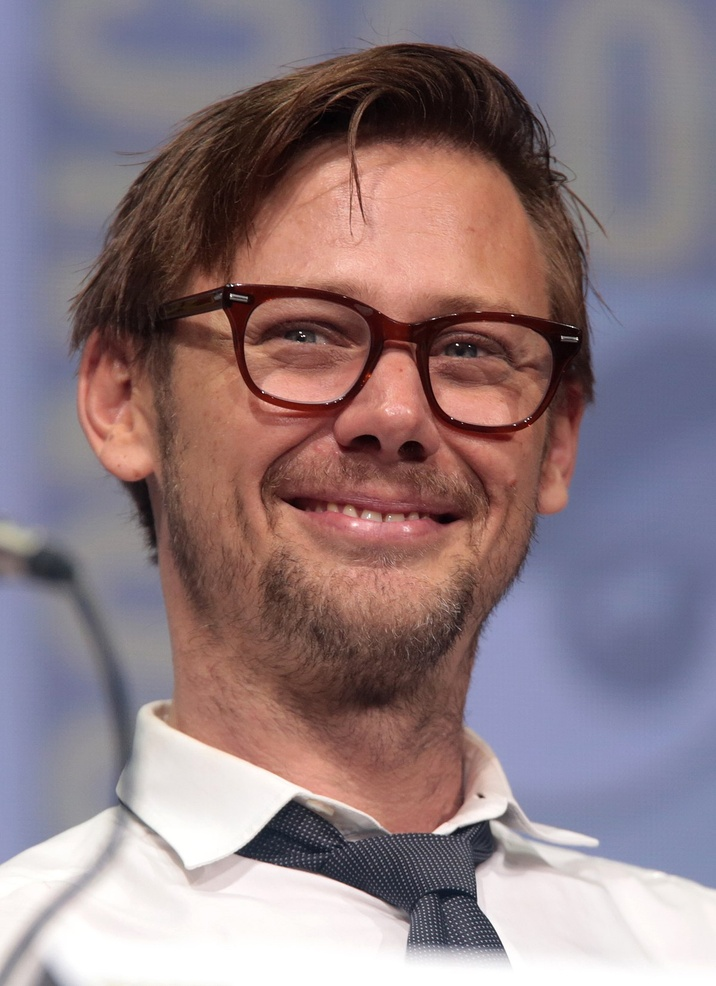
#> input picture data/person_image.jpg, 716 x 986 px, shrunk from 1200 x 1652 before the run
$ jupyter execute translation.ipynb
#> lines starting #> are read from the running program, lines starting #| are printed output that depends on the picture
[cell 1]
import cv2
import numpy as np
from matplotlib import pyplot as plt

[cell 2]
def displayImage(image, title):
    plt.imshow(image)
    plt.title(title)
    plt.show()

[cell 3]
#load image from disk
image = cv2.imread("./data/person_image.jpg")
#> image is the input picture: shape (986, 716, 3); mean B, G, R 128.7, 123.8, 142.7
displayImage(image, "original")

[cell 4]
#define translation matrix
# M = [1 0 tx
#.     0 1 ty ]
M = np.float32([[1, 0, -125], [0, 1, -250]])
shifted = cv2.warpAffine(image, M, (image.shape[1], image.shape[0]))
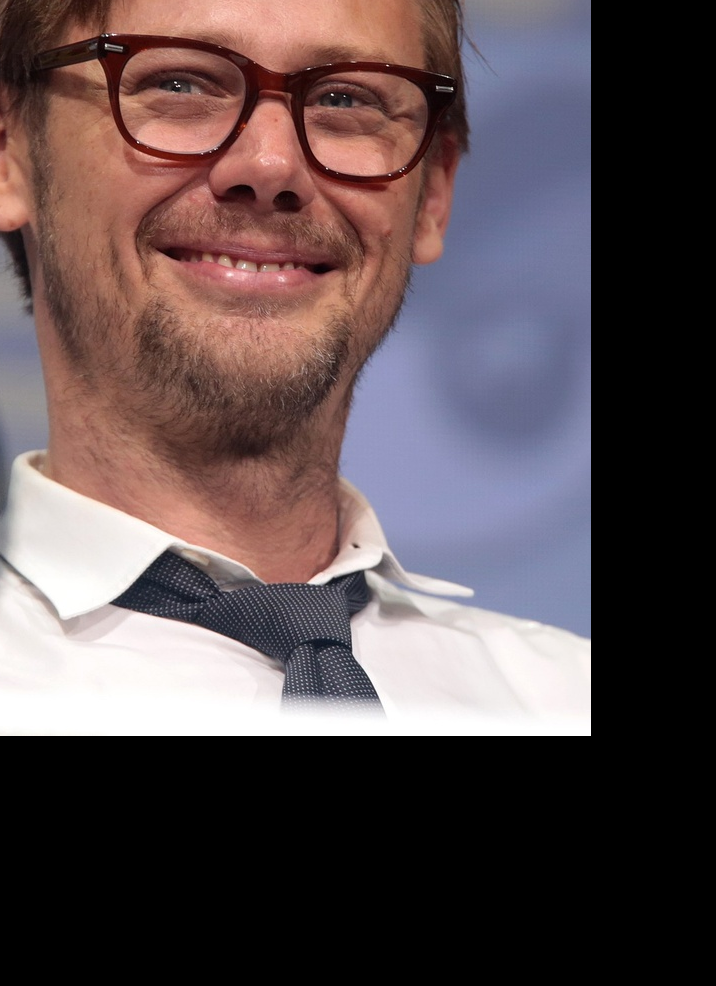
#> shifted: shape (986, 716, 3); mean B, G, R 80.5, 78.3, 92.9
displayImage(shifted, "shifted")


$ run again, with data/gg2.jpg copied over data/person_image.jpg
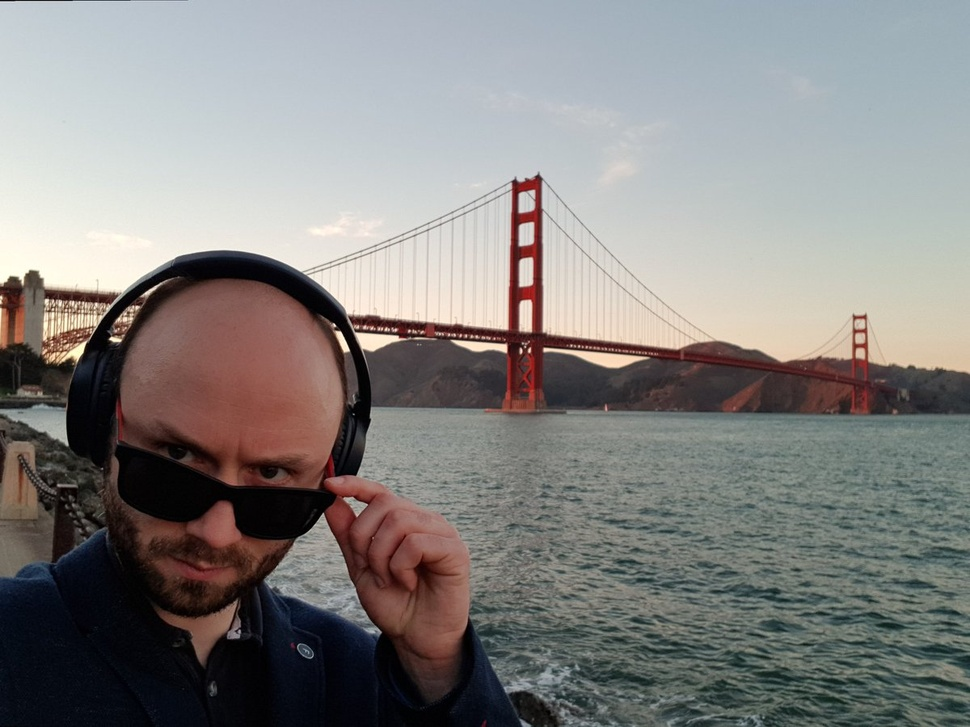
#> input picture data/gg2.jpg, 970 x 727 px, shrunk from 1200 x 900 before the run
#> image is the input picture: shape (727, 970, 3); mean B, G, R 129, 130.8, 132.8
#> `shifted = cv2.warpAffine(image, M, (image.shape[1], image.shape[0]))`:
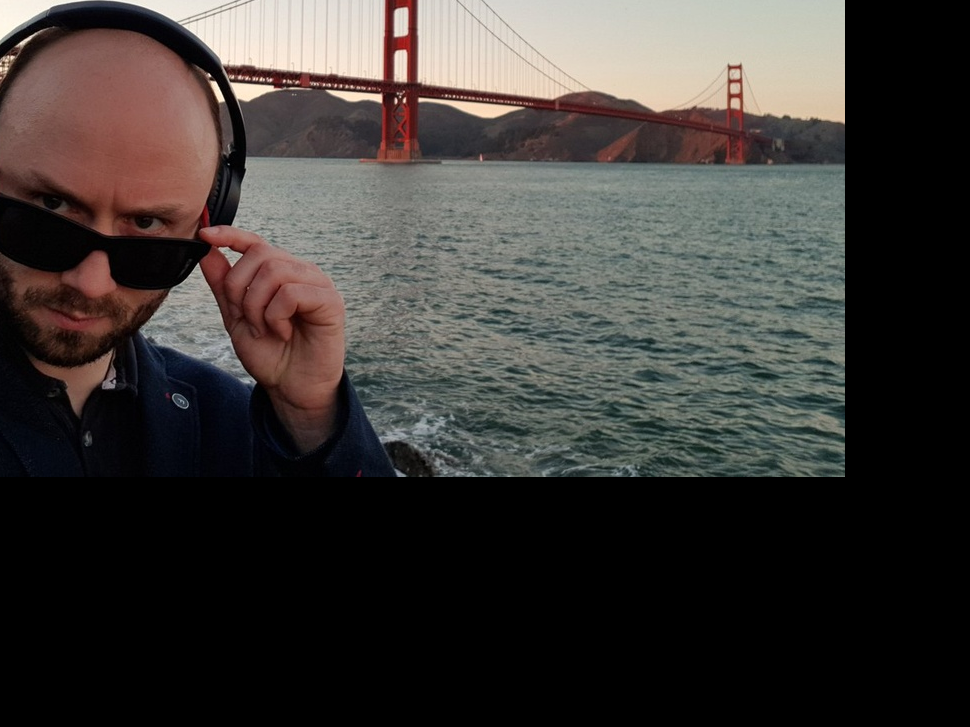
#> shifted: shape (727, 970, 3); mean B, G, R 54.7, 57.5, 61.7

$ run again, with data/nature_image.jpg copied over data/person_image.jpg
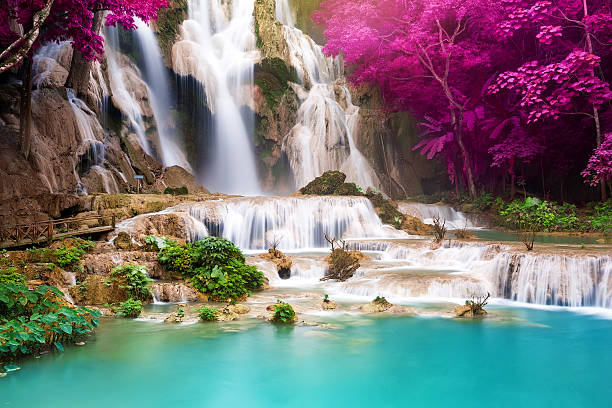
#> input picture data/nature_image.jpg, 612 x 408 px
#> image is the input picture: shape (408, 612, 3); mean B, G, R 119.6, 118.8, 120.3
#> `shifted = cv2.warpAffine(image, M, (image.shape[1], image.shape[0]))`:
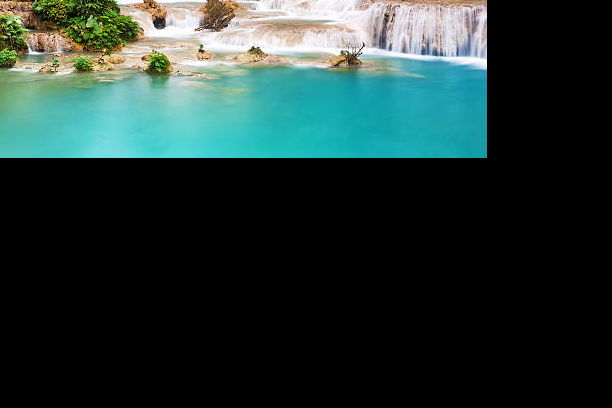
#> shifted: shape (408, 612, 3); mean B, G, R 51, 54.1, 35.9

$ run again, with data/obama.jpg copied over data/person_image.jpg
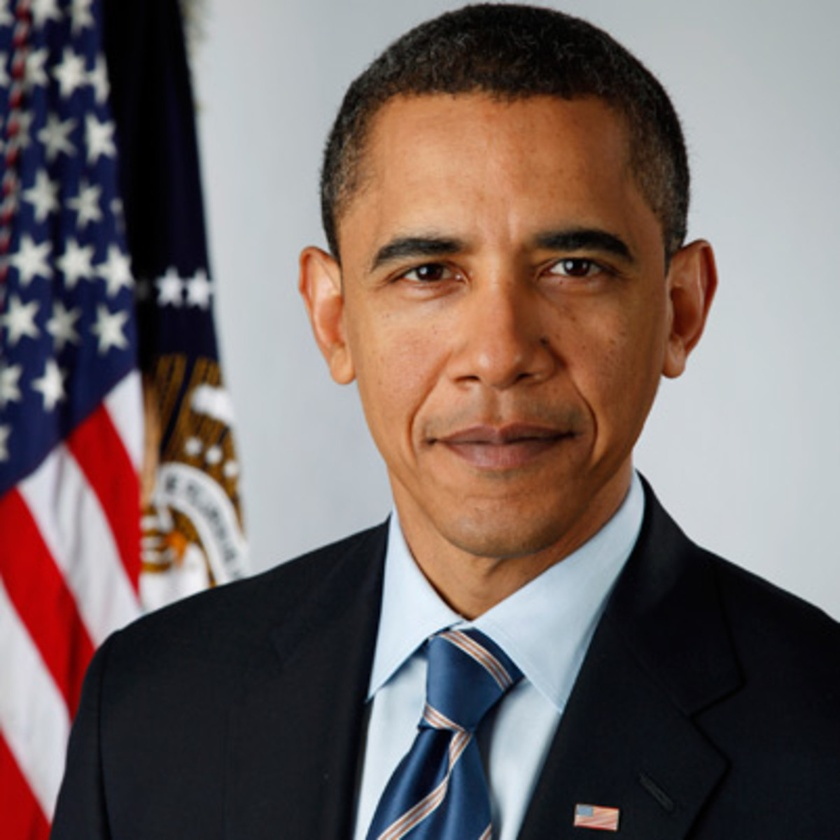
#> input picture data/obama.jpg, 840 x 840 px, shrunk from 1200 x 1200 before the run
#> image is the input picture: shape (840, 840, 3); mean B, G, R 99.8, 102.3, 116.3
#> `shifted = cv2.warpAffine(image, M, (image.shape[1], image.shape[0]))`:
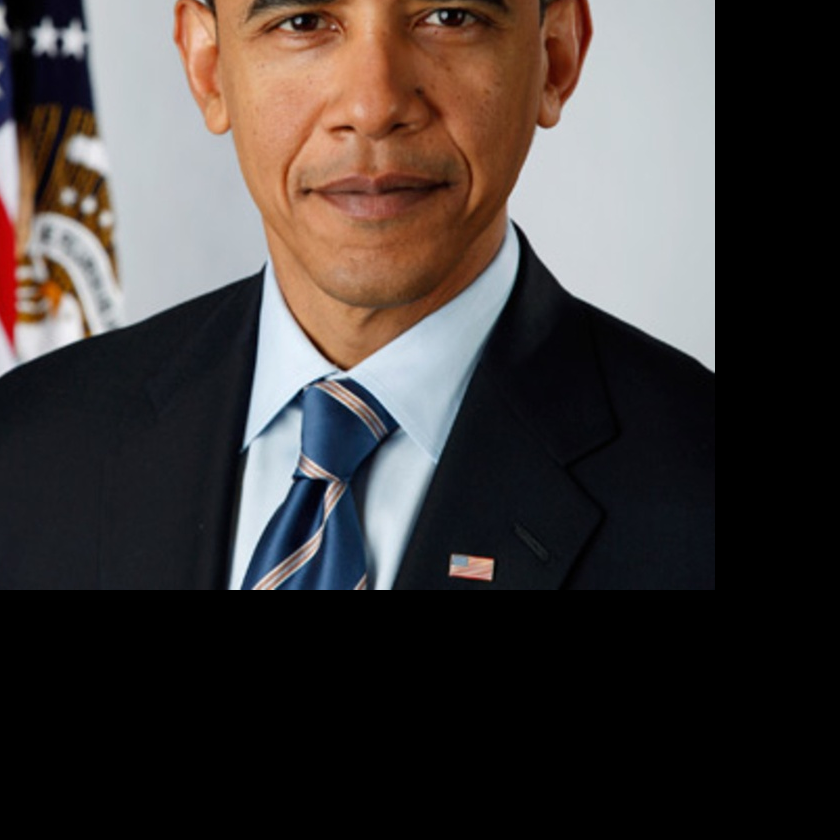
#> shifted: shape (840, 840, 3); mean B, G, R 58, 60.2, 66.8
